Frame 1 (no input): blank canvas, image omitted
Frame 60 (the mouse pressed at the canvas centre just before this capture): blank canvas, image omitted
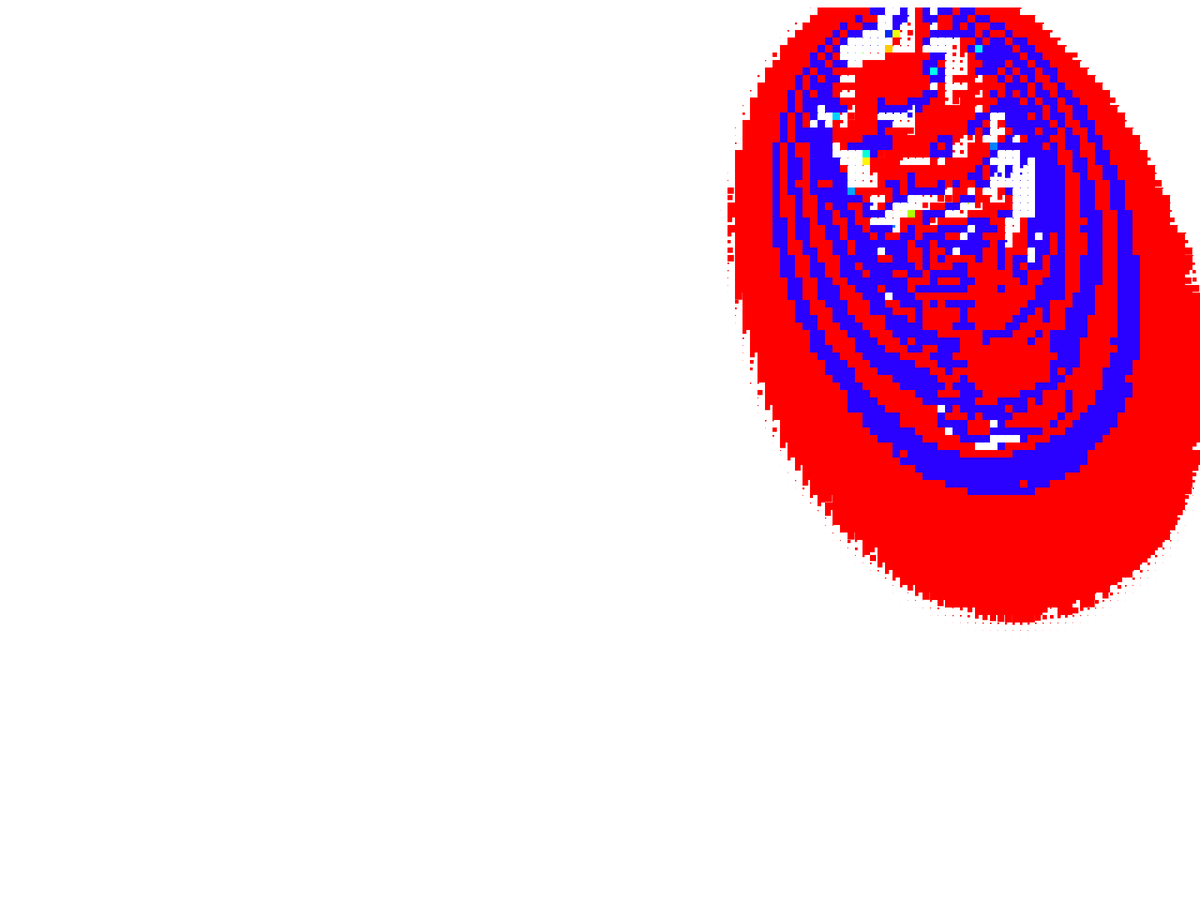
Frame 120 (the mouse held since frame 60 and released just before this capture)

The Processing sketch whose frames 1 and 60 were blank and that drew this single picture after the mouse press (run headless with seeded random() and noise(); from frame 60 on, the mouse is pressed at the canvas centre):

// Processing sketch: social6
// ── social6.pde
Data[][] datas;
int gridInterval = 10;
float zoff = 0;

void setup(){
  fullScreen(JAVA2D);
  datas = new Data[(int)(width/gridInterval)+3][(int)(height/gridInterval)+3];
  for(int y = 0; y < (int)(height/gridInterval)+3; y++){
    for(int x = 0; x < (int)(width/gridInterval)+3; x++){
      Data data = new Data();
      datas[x][y] = data;
    }
  }
  noStroke();
}

void draw(){
  background(360);
  float yoff = 0;;
  for(int y = 1; y < (int)(height/gridInterval)+2; y++){
    float xoff = 0;
    for(int x = 1; x < (int)(width/gridInterval)+2; x++){
      Data data = datas[x][y];
        spread(x, y);
      if(random(0, 1) < 0.0000001){
        data.things = random(100000000, 1000000000);
      }
      if(random(0, 1) < 0.0000001){
        data.amount += random(0, 100000000);
        data.tier = random(100000, 1000000);
      }
      if(data.amount > 0){
        data.things += data.tier*100;
        data.amount -= data.tier;
      }
      if(data.poplation < data.things){
        data.things -= data.poplation;
        data.poplation = data.poplation*1.001+data.poplation*data.things/100000000;
      }
      else{
        data.poplation = (int)data.things;
        data.things = 0;
      }
      if(data.poplation < 1){
        data.poplation = 10;
        rect(x*gridInterval, y*gridInterval, ((float)data.poplation/10000)*(float)gridInterval, ((float)data.poplation/10000)*(float)gridInterval);
      }
      else if(data.poplation > 10000){
        data.things *= 1.5;
        data.tier++;
        data.amount+=100000000;
              rect(x*gridInterval, y*gridInterval, gridInterval,gridInterval);
      }
      else{
        rect(x*gridInterval, y*gridInterval, ((float)data.poplation/10000)*(float)gridInterval, ((float)data.poplation/10000)*(float)gridInterval);
      }
      colorMode(HSB, 360, 100, 100, 100);
      fill((-(float)data.things/100000)*(float)gridInterval+250, 100, 100);
      //rect(x*gridInterval, y*gridInterval, ((float)data.things/10000)*(float)gridInterval, ((float)data.things/10000)*(float)gridInterval);
    }
  }
}

void spread(int x, int y){
  Data data = datas[x][y];
  Data ndata = datas[x][y+1];
  Data edata = datas[x+1][y];
  Data wdata = datas[x-1][y];
  Data sdata = datas[x][y-1];
  Data nedata = datas[x+1][y+1];
  Data nwdata = datas[x-1][y+1];
  Data sedata = datas[x+1][y-1];
  Data swdata = datas[x-1][y-1];
  float totalnum = 0;
  totalnum += ndata.things;
  totalnum += edata.things;
  totalnum += wdata.things;
  totalnum += sdata.things;
  totalnum += nedata.things;
  totalnum += nwdata.things;
  totalnum += sedata.things;
  totalnum += swdata.things;
  data.things = totalnum/8;
}

void mousePressed(){
  Data data = datas[(int)(mouseX/gridInterval)][(int)(mouseY/gridInterval)];
  data.amount = random(0, 10000);
  data.tier = random(0, 50);
}

class Data {
  float poplation = 1;
  //resource;
  float amount = 0;
  float tier = 0;
  float things = 0;
}
